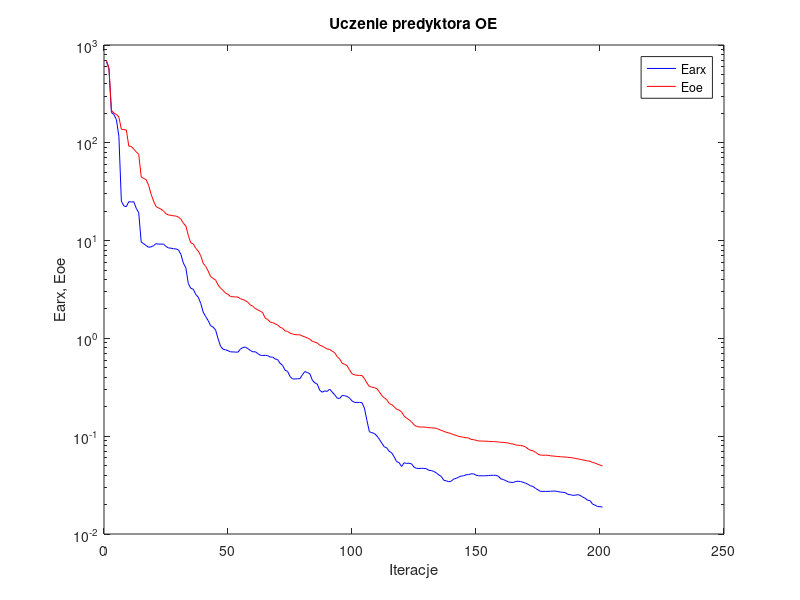
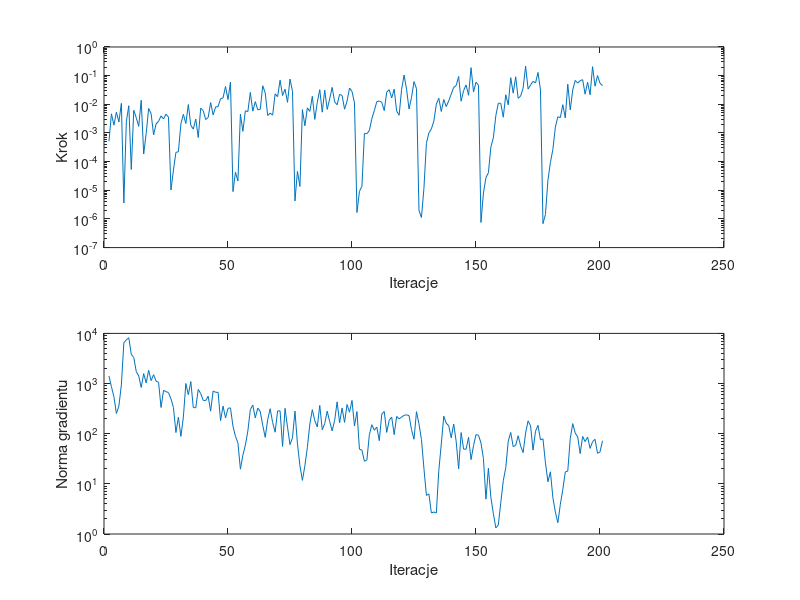

The MATLAB source for these figures, in order:
%uczenie predyktora oe
clear all;
n=0; farx(n+1)=6.754554e+002; foe(n+1)=6.958151e+002; wspucz(n+1)=0.000000e+000; ng(n+1)=0.000000e+000;
%odnowa zmiennej metryki
n=1; farx(n+1)=5.692978e+002; foe(n+1)=5.828408e+002; krok(n+1)=5.133350e-004; ng(n+1)=1.414902e+003;
n=2; farx(n+1)=2.041447e+002; foe(n+1)=2.138678e+002; krok(n+1)=4.669112e-003; ng(n+1)=8.638303e+002;
n=3; farx(n+1)=1.945891e+002; foe(n+1)=2.014026e+002; krok(n+1)=1.869974e-003; ng(n+1)=5.458420e+002;
n=4; farx(n+1)=1.728403e+002; foe(n+1)=1.951734e+002; krok(n+1)=5.320104e-003; ng(n+1)=2.531709e+002;
n=5; farx(n+1)=1.166948e+002; foe(n+1)=1.832563e+002; krok(n+1)=2.424720e-003; ng(n+1)=3.548991e+002;
n=6; farx(n+1)=2.531975e+001; foe(n+1)=1.375054e+002; krok(n+1)=1.078150e-002; ng(n+1)=9.410641e+002;
n=7; farx(n+1)=2.263188e+001; foe(n+1)=1.366609e+002; krok(n+1)=3.602457e-006; ng(n+1)=6.473282e+003;
n=8; farx(n+1)=2.222324e+001; foe(n+1)=1.352189e+002; krok(n+1)=2.488900e-003; ng(n+1)=7.436766e+003;
n=9; farx(n+1)=2.501324e+001; foe(n+1)=9.251730e+001; krok(n+1)=8.929288e-003; ng(n+1)=8.197484e+003;
n=10; farx(n+1)=2.477872e+001; foe(n+1)=9.181996e+001; krok(n+1)=5.294446e-005; ng(n+1)=3.815458e+003;
n=11; farx(n+1)=2.499535e+001; foe(n+1)=8.627420e+001; krok(n+1)=6.192369e-003; ng(n+1)=3.326040e+003;
n=12; farx(n+1)=2.141594e+001; foe(n+1)=8.071517e+001; krok(n+1)=3.409550e-003; ng(n+1)=1.735039e+003;
n=13; farx(n+1)=1.924679e+001; foe(n+1)=7.624098e+001; krok(n+1)=1.700059e-003; ng(n+1)=1.418066e+003;
n=14; farx(n+1)=9.670111e+000; foe(n+1)=4.490351e+001; krok(n+1)=1.384176e-002; ng(n+1)=8.345787e+002;
n=15; farx(n+1)=9.293046e+000; foe(n+1)=4.315180e+001; krok(n+1)=1.848603e-004; ng(n+1)=1.580249e+003;
n=16; farx(n+1)=8.898075e+000; foe(n+1)=4.200551e+001; krok(n+1)=9.497806e-004; ng(n+1)=1.028955e+003;
n=17; farx(n+1)=8.543881e+000; foe(n+1)=3.671086e+001; krok(n+1)=7.162643e-003; ng(n+1)=1.839697e+003;
n=18; farx(n+1)=8.637114e+000; foe(n+1)=2.977843e+001; krok(n+1)=4.708571e-003; ng(n+1)=1.143536e+003;
n=19; farx(n+1)=8.881855e+000; foe(n+1)=2.527275e+001; krok(n+1)=8.522871e-004; ng(n+1)=1.502030e+003;
n=20; farx(n+1)=9.310051e+000; foe(n+1)=2.226010e+001; krok(n+1)=2.059282e-003; ng(n+1)=1.115195e+003;
n=21; farx(n+1)=9.204788e+000; foe(n+1)=2.157781e+001; krok(n+1)=2.543628e-003; ng(n+1)=1.055739e+003;
n=22; farx(n+1)=9.206982e+000; foe(n+1)=2.096087e+001; krok(n+1)=3.930173e-003; ng(n+1)=3.332450e+002;
n=23; farx(n+1)=9.209972e+000; foe(n+1)=2.004605e+001; krok(n+1)=3.096185e-003; ng(n+1)=7.305503e+002;
n=24; farx(n+1)=8.720972e+000; foe(n+1)=1.880791e+001; krok(n+1)=4.548255e-003; ng(n+1)=6.925266e+002;
n=25; farx(n+1)=8.409928e+000; foe(n+1)=1.828552e+001; krok(n+1)=3.558977e-003; ng(n+1)=6.572624e+002;
%odnowa zmiennej metryki
n=26; farx(n+1)=8.375945e+000; foe(n+1)=1.814795e+001; krok(n+1)=1.015759e-005; ng(n+1)=4.960971e+002;
n=27; farx(n+1)=8.254247e+000; foe(n+1)=1.792845e+001; krok(n+1)=5.062882e-005; ng(n+1)=3.332084e+002;
n=28; farx(n+1)=8.221795e+000; foe(n+1)=1.783126e+001; krok(n+1)=2.104603e-004; ng(n+1)=1.053985e+002;
n=29; farx(n+1)=8.047753e+000; foe(n+1)=1.742438e+001; krok(n+1)=2.215284e-004; ng(n+1)=2.138195e+002;
n=30; farx(n+1)=7.251545e+000; foe(n+1)=1.655639e+001; krok(n+1)=2.094724e-003; ng(n+1)=8.818948e+001;
n=31; farx(n+1)=5.889151e+000; foe(n+1)=1.509002e+001; krok(n+1)=4.449709e-003; ng(n+1)=2.142442e+002;
n=32; farx(n+1)=5.270646e+000; foe(n+1)=1.408651e+001; krok(n+1)=2.145173e-003; ng(n+1)=1.003778e+003;
n=33; farx(n+1)=3.628112e+000; foe(n+1)=1.129932e+001; krok(n+1)=9.785155e-003; ng(n+1)=5.989724e+002;
n=34; farx(n+1)=3.254491e+000; foe(n+1)=9.468745e+000; krok(n+1)=1.861026e-003; ng(n+1)=1.092941e+003;
n=35; farx(n+1)=3.183896e+000; foe(n+1)=9.239871e+000; krok(n+1)=1.358387e-003; ng(n+1)=3.335913e+002;
n=36; farx(n+1)=2.812399e+000; foe(n+1)=8.337530e+000; krok(n+1)=3.059436e-003; ng(n+1)=3.283592e+002;
n=37; farx(n+1)=2.642055e+000; foe(n+1)=7.811579e+000; krok(n+1)=6.946998e-004; ng(n+1)=7.643750e+002;
n=38; farx(n+1)=2.286817e+000; foe(n+1)=7.012683e+000; krok(n+1)=7.366454e-003; ng(n+1)=6.299976e+002;
n=39; farx(n+1)=1.856107e+000; foe(n+1)=5.864041e+000; krok(n+1)=6.023109e-003; ng(n+1)=4.619703e+002;
n=40; farx(n+1)=1.672689e+000; foe(n+1)=5.448429e+000; krok(n+1)=2.939560e-003; ng(n+1)=4.561287e+002;
n=41; farx(n+1)=1.521502e+000; foe(n+1)=4.884472e+000; krok(n+1)=3.456065e-003; ng(n+1)=5.580590e+002;
n=42; farx(n+1)=1.348971e+000; foe(n+1)=4.281506e+000; krok(n+1)=1.153579e-002; ng(n+1)=2.817158e+002;
n=43; farx(n+1)=1.303380e+000; foe(n+1)=4.111039e+000; krok(n+1)=4.258262e-003; ng(n+1)=7.096951e+002;
n=44; farx(n+1)=1.219160e+000; foe(n+1)=3.946797e+000; krok(n+1)=8.073226e-003; ng(n+1)=6.693263e+002;
n=45; farx(n+1)=9.919682e-001; foe(n+1)=3.519700e+000; krok(n+1)=8.307419e-003; ng(n+1)=6.676132e+002;
n=46; farx(n+1)=8.313236e-001; foe(n+1)=3.259287e+000; krok(n+1)=1.561084e-002; ng(n+1)=1.823298e+002;
n=47; farx(n+1)=7.752804e-001; foe(n+1)=3.100109e+000; krok(n+1)=1.675780e-002; ng(n+1)=3.550809e+002;
n=48; farx(n+1)=7.647687e-001; foe(n+1)=2.899526e+000; krok(n+1)=4.165943e-002; ng(n+1)=2.075601e+002;
n=49; farx(n+1)=7.484272e-001; foe(n+1)=2.831150e+000; krok(n+1)=1.468412e-002; ng(n+1)=3.205556e+002;
n=50; farx(n+1)=7.285810e-001; foe(n+1)=2.675577e+000; krok(n+1)=5.945329e-002; ng(n+1)=3.271352e+002;
%odnowa zmiennej metryki
n=51; farx(n+1)=7.274796e-001; foe(n+1)=2.666177e+000; krok(n+1)=8.985823e-006; ng(n+1)=1.412524e+002;
n=52; farx(n+1)=7.244317e-001; foe(n+1)=2.654436e+000; krok(n+1)=4.244958e-005; ng(n+1)=8.844144e+001;
n=53; farx(n+1)=7.232242e-001; foe(n+1)=2.650649e+000; krok(n+1)=2.114892e-005; ng(n+1)=6.598264e+001;
n=54; farx(n+1)=7.770437e-001; foe(n+1)=2.547057e+000; krok(n+1)=4.534550e-003; ng(n+1)=1.960854e+001;
n=55; farx(n+1)=8.076034e-001; foe(n+1)=2.492875e+000; krok(n+1)=1.141051e-003; ng(n+1)=3.738397e+001;
n=56; farx(n+1)=8.146005e-001; foe(n+1)=2.438776e+000; krok(n+1)=5.946996e-003; ng(n+1)=5.924123e+001;
n=57; farx(n+1)=7.862209e-001; foe(n+1)=2.338245e+000; krok(n+1)=5.548179e-003; ng(n+1)=1.130107e+002;
n=58; farx(n+1)=7.532742e-001; foe(n+1)=2.204625e+000; krok(n+1)=2.602503e-002; ng(n+1)=3.017302e+002;
n=59; farx(n+1)=7.293193e-001; foe(n+1)=2.132319e+000; krok(n+1)=5.767896e-003; ng(n+1)=3.720891e+002;
n=60; farx(n+1)=7.305481e-001; foe(n+1)=2.019867e+000; krok(n+1)=1.238474e-002; ng(n+1)=2.069183e+002;
n=61; farx(n+1)=6.992756e-001; foe(n+1)=1.958320e+000; krok(n+1)=6.450159e-003; ng(n+1)=3.238058e+002;
n=62; farx(n+1)=6.733960e-001; foe(n+1)=1.900749e+000; krok(n+1)=6.669234e-003; ng(n+1)=2.760970e+002;
n=63; farx(n+1)=6.691890e-001; foe(n+1)=1.830837e+000; krok(n+1)=4.438543e-002; ng(n+1)=1.477185e+002;
n=64; farx(n+1)=6.711250e-001; foe(n+1)=1.609093e+000; krok(n+1)=2.517497e-002; ng(n+1)=8.463655e+001;
n=65; farx(n+1)=6.666570e-001; foe(n+1)=1.562095e+000; krok(n+1)=4.064431e-003; ng(n+1)=1.899469e+002;
n=66; farx(n+1)=6.439366e-001; foe(n+1)=1.468934e+000; krok(n+1)=4.926484e-003; ng(n+1)=3.146467e+002;
n=67; farx(n+1)=6.447820e-001; foe(n+1)=1.452149e+000; krok(n+1)=4.182551e-003; ng(n+1)=1.673334e+002;
n=68; farx(n+1)=6.170378e-001; foe(n+1)=1.412180e+000; krok(n+1)=2.308292e-002; ng(n+1)=1.071200e+002;
n=69; farx(n+1)=6.077965e-001; foe(n+1)=1.371733e+000; krok(n+1)=1.848181e-002; ng(n+1)=2.842495e+002;
n=70; farx(n+1)=5.564556e-001; foe(n+1)=1.301847e+000; krok(n+1)=6.935426e-002; ng(n+1)=2.848201e+002;
n=71; farx(n+1)=5.302185e-001; foe(n+1)=1.267306e+000; krok(n+1)=2.025137e-002; ng(n+1)=5.577280e+001;
n=72; farx(n+1)=4.725626e-001; foe(n+1)=1.192912e+000; krok(n+1)=3.377395e-002; ng(n+1)=3.204044e+002;
n=73; farx(n+1)=4.606091e-001; foe(n+1)=1.180954e+000; krok(n+1)=1.170476e-002; ng(n+1)=1.350694e+002;
n=74; farx(n+1)=4.084056e-001; foe(n+1)=1.131492e+000; krok(n+1)=7.581460e-002; ng(n+1)=6.053398e+001;
n=75; farx(n+1)=3.852438e-001; foe(n+1)=1.109586e+000; krok(n+1)=2.857938e-002; ng(n+1)=8.291767e+001;
%odnowa zmiennej metryki
n=76; farx(n+1)=3.848594e-001; foe(n+1)=1.094019e+000; krok(n+1)=4.250149e-006; ng(n+1)=2.817249e+002;
n=77; farx(n+1)=3.867381e-001; foe(n+1)=1.088480e+000; krok(n+1)=4.554340e-005; ng(n+1)=6.279978e+001;
n=78; farx(n+1)=3.869828e-001; foe(n+1)=1.088199e+000; krok(n+1)=1.361415e-005; ng(n+1)=2.306640e+001;
n=79; farx(n+1)=4.256173e-001; foe(n+1)=1.057089e+000; krok(n+1)=6.516379e-003; ng(n+1)=1.173036e+001;
n=80; farx(n+1)=4.583661e-001; foe(n+1)=1.036152e+000; krok(n+1)=1.786211e-003; ng(n+1)=2.302612e+001;
n=81; farx(n+1)=4.472362e-001; foe(n+1)=1.008940e+000; krok(n+1)=7.503001e-003; ng(n+1)=5.355929e+001;
n=82; farx(n+1)=4.359065e-001; foe(n+1)=9.814726e-001; krok(n+1)=5.655154e-003; ng(n+1)=1.558969e+002;
n=83; farx(n+1)=3.741876e-001; foe(n+1)=9.350092e-001; krok(n+1)=1.902655e-002; ng(n+1)=3.017702e+002;
n=84; farx(n+1)=3.515603e-001; foe(n+1)=9.154100e-001; krok(n+1)=2.973498e-003; ng(n+1)=1.814780e+002;
n=85; farx(n+1)=3.409816e-001; foe(n+1)=8.978124e-001; krok(n+1)=1.177574e-002; ng(n+1)=1.361063e+002;
n=86; farx(n+1)=2.943778e-001; foe(n+1)=8.509505e-001; krok(n+1)=3.234070e-002; ng(n+1)=3.659090e+002;
n=87; farx(n+1)=2.816689e-001; foe(n+1)=8.353323e-001; krok(n+1)=5.320104e-003; ng(n+1)=1.197651e+002;
n=88; farx(n+1)=2.907470e-001; foe(n+1)=8.051207e-001; krok(n+1)=3.130011e-002; ng(n+1)=1.597082e+002;
n=89; farx(n+1)=2.871969e-001; foe(n+1)=7.803504e-001; krok(n+1)=6.607631e-003; ng(n+1)=2.812618e+002;
n=90; farx(n+1)=3.029158e-001; foe(n+1)=7.707727e-001; krok(n+1)=1.551107e-002; ng(n+1)=1.751664e+002;
n=91; farx(n+1)=2.829717e-001; foe(n+1)=7.406677e-001; krok(n+1)=3.897625e-002; ng(n+1)=1.139451e+002;
n=92; farx(n+1)=2.653036e-001; foe(n+1)=7.143255e-001; krok(n+1)=1.226153e-002; ng(n+1)=1.835104e+002;
n=93; farx(n+1)=2.454473e-001; foe(n+1)=6.516852e-001; krok(n+1)=9.618292e-003; ng(n+1)=4.319000e+002;
n=94; farx(n+1)=2.428693e-001; foe(n+1)=6.160430e-001; krok(n+1)=2.223039e-002; ng(n+1)=1.650459e+002;
n=95; farx(n+1)=2.604849e-001; foe(n+1)=5.588171e-001; krok(n+1)=2.038266e-002; ng(n+1)=3.253194e+002;
n=96; farx(n+1)=2.593771e-001; foe(n+1)=5.439157e-001; krok(n+1)=6.746361e-003; ng(n+1)=1.680042e+002;
n=97; farx(n+1)=2.551976e-001; foe(n+1)=5.280380e-001; krok(n+1)=1.290032e-002; ng(n+1)=3.820971e+002;
n=98; farx(n+1)=2.458645e-001; foe(n+1)=4.766607e-001; krok(n+1)=3.707198e-002; ng(n+1)=2.688261e+002;
n=99; farx(n+1)=2.298165e-001; foe(n+1)=4.344228e-001; krok(n+1)=2.812841e-002; ng(n+1)=4.604041e+002;
n=100; farx(n+1)=2.216322e-001; foe(n+1)=4.240330e-001; krok(n+1)=1.109636e-002; ng(n+1)=1.423826e+002;
%odnowa zmiennej metryki
n=101; farx(n+1)=2.216352e-001; foe(n+1)=4.194736e-001; krok(n+1)=1.678983e-006; ng(n+1)=2.765728e+002;
n=102; farx(n+1)=2.213975e-001; foe(n+1)=4.187442e-001; krok(n+1)=9.184756e-006; ng(n+1)=4.893398e+001;
n=103; farx(n+1)=2.205555e-001; foe(n+1)=4.176706e-001; krok(n+1)=1.373458e-005; ng(n+1)=4.705397e+001;
n=104; farx(n+1)=1.937898e-001; foe(n+1)=3.892644e-001; krok(n+1)=9.534365e-004; ng(n+1)=2.822010e+001;
n=105; farx(n+1)=1.455867e-001; foe(n+1)=3.499547e-001; krok(n+1)=9.396816e-004; ng(n+1)=2.994125e+001;
n=106; farx(n+1)=1.112421e-001; foe(n+1)=3.227983e-001; krok(n+1)=1.218008e-003; ng(n+1)=9.561447e+001;
n=107; farx(n+1)=1.086371e-001; foe(n+1)=3.176920e-001; krok(n+1)=3.157424e-003; ng(n+1)=1.510069e+002;
n=108; farx(n+1)=1.065951e-001; foe(n+1)=3.137005e-001; krok(n+1)=6.042575e-003; ng(n+1)=1.173679e+002;
n=109; farx(n+1)=1.009916e-001; foe(n+1)=3.066434e-001; krok(n+1)=1.238677e-002; ng(n+1)=1.350424e+002;
n=110; farx(n+1)=9.305629e-002; foe(n+1)=2.851311e-001; krok(n+1)=1.296098e-002; ng(n+1)=7.273168e+001;
n=111; farx(n+1)=8.504695e-002; foe(n+1)=2.604304e-001; krok(n+1)=1.170476e-002; ng(n+1)=2.458326e+002;
n=112; farx(n+1)=7.794462e-002; foe(n+1)=2.467292e-001; krok(n+1)=6.023109e-003; ng(n+1)=2.775770e+002;
n=113; farx(n+1)=7.613779e-002; foe(n+1)=2.367508e-001; krok(n+1)=2.667694e-002; ng(n+1)=1.061561e+002;
n=114; farx(n+1)=7.001284e-002; foe(n+1)=2.161565e-001; krok(n+1)=3.229291e-002; ng(n+1)=1.857779e+002;
n=115; farx(n+1)=6.765564e-002; foe(n+1)=2.101808e-001; krok(n+1)=1.661484e-002; ng(n+1)=2.146582e+002;
n=116; farx(n+1)=6.151875e-002; foe(n+1)=2.002159e-001; krok(n+1)=3.366815e-002; ng(n+1)=9.592084e+001;
n=117; farx(n+1)=5.493515e-002; foe(n+1)=1.879348e-001; krok(n+1)=5.801633e-003; ng(n+1)=2.208552e+002;
n=118; farx(n+1)=5.358047e-002; foe(n+1)=1.852176e-001; krok(n+1)=4.150488e-003; ng(n+1)=1.970546e+002;
n=119; farx(n+1)=4.897908e-002; foe(n+1)=1.762443e-001; krok(n+1)=3.322968e-002; ng(n+1)=2.149897e+002;
n=120; farx(n+1)=5.344603e-002; foe(n+1)=1.609676e-001; krok(n+1)=1.046893e-001; ng(n+1)=2.323789e+002;
n=121; farx(n+1)=5.271702e-002; foe(n+1)=1.528688e-001; krok(n+1)=3.345123e-002; ng(n+1)=2.379848e+002;
n=122; farx(n+1)=5.296179e-002; foe(n+1)=1.474637e-001; krok(n+1)=6.802533e-003; ng(n+1)=2.290714e+002;
n=123; farx(n+1)=5.218132e-002; foe(n+1)=1.400978e-001; krok(n+1)=1.750226e-002; ng(n+1)=1.203482e+002;
n=124; farx(n+1)=4.828186e-002; foe(n+1)=1.309856e-001; krok(n+1)=6.211076e-002; ng(n+1)=7.751709e+001;
n=125; farx(n+1)=4.687351e-002; foe(n+1)=1.259264e-001; krok(n+1)=3.522595e-002; ng(n+1)=2.751558e+002;
%odnowa zmiennej metryki
n=126; farx(n+1)=4.687408e-002; foe(n+1)=1.243598e-001; krok(n+1)=1.995788e-006; ng(n+1)=1.578899e+002;
n=127; farx(n+1)=4.688360e-002; foe(n+1)=1.241557e-001; krok(n+1)=1.119786e-006; ng(n+1)=7.671364e+001;
n=128; farx(n+1)=4.690902e-002; foe(n+1)=1.240101e-001; krok(n+1)=1.164400e-005; ng(n+1)=2.035498e+001;
n=129; farx(n+1)=4.657338e-002; foe(n+1)=1.233529e-001; krok(n+1)=4.393293e-004; ng(n+1)=5.877727e+000;
n=130; farx(n+1)=4.474541e-002; foe(n+1)=1.220496e-001; krok(n+1)=1.002232e-003; ng(n+1)=6.326094e+000;
n=131; farx(n+1)=4.453689e-002; foe(n+1)=1.218085e-001; krok(n+1)=1.389400e-003; ng(n+1)=2.629830e+000;
n=132; farx(n+1)=4.363175e-002; foe(n+1)=1.213664e-001; krok(n+1)=2.583925e-003; ng(n+1)=2.750092e+000;
n=133; farx(n+1)=4.212717e-002; foe(n+1)=1.201826e-001; krok(n+1)=1.012568e-002; ng(n+1)=2.622372e+000;
n=134; farx(n+1)=4.019532e-002; foe(n+1)=1.177029e-001; krok(n+1)=1.626130e-002; ng(n+1)=1.839684e+001;
n=135; farx(n+1)=3.885485e-002; foe(n+1)=1.145511e-001; krok(n+1)=5.608324e-003; ng(n+1)=6.225767e+001;
n=136; farx(n+1)=3.544971e-002; foe(n+1)=1.122508e-001; krok(n+1)=1.464382e-002; ng(n+1)=2.235049e+002;
n=137; farx(n+1)=3.497172e-002; foe(n+1)=1.096046e-001; krok(n+1)=8.349282e-003; ng(n+1)=1.620011e+002;
n=138; farx(n+1)=3.427417e-002; foe(n+1)=1.082003e-001; krok(n+1)=1.321323e-002; ng(n+1)=1.444420e+002;
n=139; farx(n+1)=3.465908e-002; foe(n+1)=1.061155e-001; krok(n+1)=2.258989e-002; ng(n+1)=8.278275e+001;
n=140; farx(n+1)=3.649058e-002; foe(n+1)=1.034768e-001; krok(n+1)=3.907153e-002; ng(n+1)=1.563947e+002;
n=141; farx(n+1)=3.703913e-002; foe(n+1)=1.019286e-001; krok(n+1)=4.524124e-002; ng(n+1)=7.041494e+001;
n=142; farx(n+1)=3.816772e-002; foe(n+1)=9.962408e-002; krok(n+1)=9.349969e-002; ng(n+1)=1.994618e+001;
n=143; farx(n+1)=3.915043e-002; foe(n+1)=9.853275e-002; krok(n+1)=1.280341e-002; ng(n+1)=1.052624e+002;
n=144; farx(n+1)=3.933381e-002; foe(n+1)=9.752626e-002; krok(n+1)=3.034189e-002; ng(n+1)=4.927142e+001;
n=145; farx(n+1)=4.034667e-002; foe(n+1)=9.658495e-002; krok(n+1)=4.756755e-002; ng(n+1)=4.908692e+001;
n=146; farx(n+1)=4.048454e-002; foe(n+1)=9.593267e-002; krok(n+1)=2.069473e-002; ng(n+1)=8.464097e+001;
n=147; farx(n+1)=4.120559e-002; foe(n+1)=9.277309e-002; krok(n+1)=1.902702e-001; ng(n+1)=3.041006e+001;
n=148; farx(n+1)=4.124292e-002; foe(n+1)=9.223632e-002; krok(n+1)=2.693892e-002; ng(n+1)=5.796085e+001;
n=149; farx(n+1)=3.995753e-002; foe(n+1)=9.087716e-002; krok(n+1)=5.893163e-002; ng(n+1)=9.592142e+001;
n=150; farx(n+1)=3.939651e-002; foe(n+1)=8.942716e-002; krok(n+1)=4.616585e-002; ng(n+1)=9.276886e+001;
%odnowa zmiennej metryki
n=151; farx(n+1)=3.939775e-002; foe(n+1)=8.927841e-002; krok(n+1)=7.526262e-007; ng(n+1)=6.557695e+001;
n=152; farx(n+1)=3.937142e-002; foe(n+1)=8.905320e-002; krok(n+1)=8.058704e-006; ng(n+1)=3.194026e+001;
n=153; farx(n+1)=3.938243e-002; foe(n+1)=8.902796e-002; krok(n+1)=2.768790e-005; ng(n+1)=4.961916e+000;
n=154; farx(n+1)=3.957934e-002; foe(n+1)=8.854156e-002; krok(n+1)=4.095955e-005; ng(n+1)=2.057459e+001;
n=155; farx(n+1)=3.985250e-002; foe(n+1)=8.823682e-002; krok(n+1)=3.270787e-004; ng(n+1)=5.344663e+000;
n=156; farx(n+1)=3.982608e-002; foe(n+1)=8.809634e-002; krok(n+1)=6.767654e-004; ng(n+1)=2.551096e+000;
n=157; farx(n+1)=3.979262e-002; foe(n+1)=8.785944e-002; krok(n+1)=4.065324e-003; ng(n+1)=1.322242e+000;
n=158; farx(n+1)=3.898603e-002; foe(n+1)=8.725892e-002; krok(n+1)=1.095618e-002; ng(n+1)=1.518299e+000;
n=159; farx(n+1)=3.663218e-002; foe(n+1)=8.671410e-002; krok(n+1)=1.076348e-002; ng(n+1)=4.276420e+000;
n=160; farx(n+1)=3.608008e-002; foe(n+1)=8.649299e-002; krok(n+1)=3.550402e-003; ng(n+1)=1.157912e+001;
n=161; farx(n+1)=3.509632e-002; foe(n+1)=8.575403e-002; krok(n+1)=2.152696e-002; ng(n+1)=2.099393e+001;
n=162; farx(n+1)=3.415794e-002; foe(n+1)=8.536694e-002; krok(n+1)=9.576149e-003; ng(n+1)=7.119588e+001;
n=163; farx(n+1)=3.374092e-002; foe(n+1)=8.371646e-002; krok(n+1)=8.509079e-002; ng(n+1)=1.059329e+002;
n=164; farx(n+1)=3.362462e-002; foe(n+1)=8.334556e-002; krok(n+1)=2.452306e-002; ng(n+1)=5.517714e+001;
n=165; farx(n+1)=3.442398e-002; foe(n+1)=8.138656e-002; krok(n+1)=9.137743e-002; ng(n+1)=5.852614e+001;
n=166; farx(n+1)=3.463886e-002; foe(n+1)=8.082917e-002; krok(n+1)=1.617035e-002; ng(n+1)=9.085381e+001;
n=167; farx(n+1)=3.442026e-002; foe(n+1)=8.043801e-002; krok(n+1)=1.941426e-002; ng(n+1)=5.714251e+001;
n=168; farx(n+1)=3.377156e-002; foe(n+1)=7.951410e-002; krok(n+1)=3.692745e-002; ng(n+1)=4.202853e+001;
n=169; farx(n+1)=3.311440e-002; foe(n+1)=7.762819e-002; krok(n+1)=2.134155e-001; ng(n+1)=1.034180e+002;
n=170; farx(n+1)=3.217241e-002; foe(n+1)=7.417930e-002; krok(n+1)=3.406610e-002; ng(n+1)=1.803364e+002;
n=171; farx(n+1)=3.110159e-002; foe(n+1)=7.169250e-002; krok(n+1)=4.757597e-002; ng(n+1)=1.435928e+002;
n=172; farx(n+1)=3.059379e-002; foe(n+1)=7.092099e-002; krok(n+1)=6.306675e-002; ng(n+1)=4.707197e+001;
n=173; farx(n+1)=2.924290e-002; foe(n+1)=6.851065e-002; krok(n+1)=5.565015e-002; ng(n+1)=1.121548e+002;
n=174; farx(n+1)=2.826475e-002; foe(n+1)=6.553384e-002; krok(n+1)=1.295348e-001; ng(n+1)=1.467396e+002;
n=175; farx(n+1)=2.727666e-002; foe(n+1)=6.404669e-002; krok(n+1)=3.134999e-002; ng(n+1)=7.519238e+001;
%odnowa zmiennej metryki
n=176; farx(n+1)=2.727528e-002; foe(n+1)=6.394417e-002; krok(n+1)=6.845462e-007; ng(n+1)=7.914230e+001;
n=177; farx(n+1)=2.727671e-002; foe(n+1)=6.390500e-002; krok(n+1)=1.435325e-006; ng(n+1)=2.627243e+001;
n=178; farx(n+1)=2.728841e-002; foe(n+1)=6.381123e-002; krok(n+1)=2.230894e-005; ng(n+1)=1.100635e+001;
n=179; farx(n+1)=2.734297e-002; foe(n+1)=6.300483e-002; krok(n+1)=9.292181e-005; ng(n+1)=1.737891e+001;
n=180; farx(n+1)=2.746896e-002; foe(n+1)=6.275805e-002; krok(n+1)=2.695564e-004; ng(n+1)=5.309694e+000;
n=181; farx(n+1)=2.747569e-002; foe(n+1)=6.234385e-002; krok(n+1)=1.606327e-003; ng(n+1)=2.735816e+000;
n=182; farx(n+1)=2.714152e-002; foe(n+1)=6.199201e-002; krok(n+1)=3.683227e-003; ng(n+1)=1.680359e+000;
n=183; farx(n+1)=2.686984e-002; foe(n+1)=6.169534e-002; krok(n+1)=3.416071e-003; ng(n+1)=3.879843e+000;
n=184; farx(n+1)=2.669507e-002; foe(n+1)=6.138759e-002; krok(n+1)=9.683632e-003; ng(n+1)=7.706953e+000;
n=185; farx(n+1)=2.648493e-002; foe(n+1)=6.125644e-002; krok(n+1)=3.350038e-003; ng(n+1)=1.728612e+001;
n=186; farx(n+1)=2.547013e-002; foe(n+1)=6.079742e-002; krok(n+1)=5.051878e-002; ng(n+1)=1.794281e+001;
n=187; farx(n+1)=2.525859e-002; foe(n+1)=6.050180e-002; krok(n+1)=6.422675e-003; ng(n+1)=7.981357e+001;
n=188; farx(n+1)=2.485505e-002; foe(n+1)=5.998359e-002; krok(n+1)=3.153338e-002; ng(n+1)=1.589649e+002;
n=189; farx(n+1)=2.491707e-002; foe(n+1)=5.937892e-002; krok(n+1)=6.826594e-002; ng(n+1)=1.037050e+002;
n=190; farx(n+1)=2.526347e-002; foe(n+1)=5.865902e-002; krok(n+1)=5.465714e-002; ng(n+1)=8.624889e+001;
n=191; farx(n+1)=2.485532e-002; foe(n+1)=5.804559e-002; krok(n+1)=6.692082e-002; ng(n+1)=4.018143e+001;
n=192; farx(n+1)=2.386126e-002; foe(n+1)=5.718791e-002; krok(n+1)=7.224063e-002; ng(n+1)=8.807362e+001;
n=193; farx(n+1)=2.320303e-002; foe(n+1)=5.664310e-002; krok(n+1)=2.254004e-002; ng(n+1)=6.948585e+001;
n=194; farx(n+1)=2.214020e-002; foe(n+1)=5.587787e-002; krok(n+1)=5.893163e-002; ng(n+1)=8.575514e+001;
n=195; farx(n+1)=2.194507e-002; foe(n+1)=5.558986e-002; krok(n+1)=2.156300e-002; ng(n+1)=5.091340e+001;
n=196; farx(n+1)=2.019674e-002; foe(n+1)=5.379698e-002; krok(n+1)=2.056099e-001; ng(n+1)=6.937432e+001;
n=197; farx(n+1)=1.974456e-002; foe(n+1)=5.320296e-002; krok(n+1)=4.284718e-002; ng(n+1)=7.729926e+001;
n=198; farx(n+1)=1.909825e-002; foe(n+1)=5.179552e-002; krok(n+1)=1.006999e-001; ng(n+1)=4.060278e+001;
n=199; farx(n+1)=1.903138e-002; foe(n+1)=5.063914e-002; krok(n+1)=5.424665e-002; ng(n+1)=4.315518e+001;
n=200; farx(n+1)=1.883074e-002; foe(n+1)=4.974664e-002; krok(n+1)=4.486659e-002; ng(n+1)=7.214581e+001;

figure; semilogy(farx,'b'); hold on; semilogy(foe,'r'); xlabel('Iteracje'); ylabel('Earx, Eoe'); legend('Earx','Eoe'); title('Uczenie predyktora OE');
figure; subplot(2,1,1); semilogy(krok); xlabel('Iteracje'); ylabel('Krok');
subplot(2,1,2); semilogy(ng); xlabel('Iteracje'); ylabel('Norma gradientu');
Earx=farx(n+1)
Eoe=foe(n+1)
